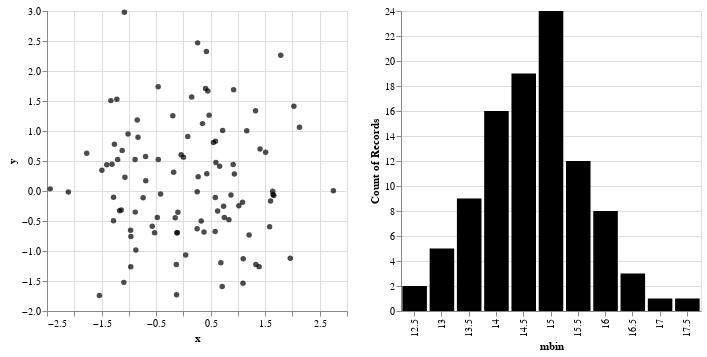

Write notebook code for a chart like this one.
### Code cell
import altair as alt
import pandas as pd
import numpy as np

x = np.random.normal(size=100)
y = np.random.normal(size=100)

m = np.random.normal(15, 1, size=100)

source = pd.DataFrame({"x": x, "y":y, "m":m})

# interval selection in the scatter plot
pts = alt.selection(type="interval", encodings=["x"])

# left panel: scatter plot
points = alt.Chart().mark_point(filled=True, color="black").encode(
    x='x',
    y='y'
).transform_filter(
    pts
).properties(
    width=300,
    height=300
)

# right panel: histogram
mag = alt.Chart().mark_bar().encode(
    x='mbin:N',
    y="count()",
    color=alt.condition(pts, alt.value("black"), alt.value("lightgray"))
).properties(
    width=300,
    height=300
).add_selection(pts)

# build the chart:
alt.hconcat(
    points,
    mag,
    data=source
).transform_bin(
    "mbin",
    field="m",
    bin=alt.Bin(maxbins=20)
)

### Figure 1 — Vega-Lite specification as saved in the notebook (floating-point values rounded to 4 significant figures)
{"$schema": "https://vega.github.io/schema/vega-lite/v3.4.0.json", "config": {"mark": {"tooltip": null}, "view": {"height": 300, "width": 400}}, "data": {"name": "data-bfe12b27974c7e922b3491707fa15c00"}, "datasets": {"data-bfe12b27974c7e922b3491707fa15c00": [{"m": 15.12, "x": -1.014, "y": 0.9513}, {"m": 14.64, "x": 0.4727, "y": 1.265}, {"m": 14.5, "x": 0.6279, "y": -0.3326}, {"m": 16.03, "x": -0.9674, "y": -0.6529}, {"m": 13.7, "x": -1.329, "y": 1.506}, {"m": 15.97, "x": 1.162, "y": 1.004}, {"m": 14.39, "x": -1.404, "y": 0.4364}, {"m": 15.78, "x": -0.1245, "y": -1.729}, {"m": 16.18, "x": -1.139, "y": -0.3165}, {"m": 15.4, "x": 1.643, "y": -0.05987}, {"m": 15.34, "x": -0.6892, "y": 0.1703}, {"m": 14.72, "x": 0.9133, "y": 0.4433}, {"m": 14.06, "x": -1.204, "y": 0.5257}, {"m": 17.92, "x": 1.097, "y": -1.128}, {"m": 15.46, "x": -1.071, "y": 0.2294}, {"m": 14.03, "x": 0.6653, "y": 0.4126}, {"m": 15.95, "x": 1.406, "y": 0.6982}, {"m": 14.68, "x": 0.08088, "y": 0.9097}, {"m": 15.59, "x": -1.281, "y": -0.497}, {"m": 14.28, "x": 0.3272, "y": -0.5008}, {"m": 14.85, "x": 1.389, "y": -1.26}, {"m": 14.74, "x": 0.3504, "y": 1.123}, {"m": 16.92, "x": -0.1287, "y": -1.224}, {"m": 14.66, "x": 0.5886, "y": 0.8287}, {"m": 13.89, "x": 0.2712, "y": 0.2362}, {"m": 16.22, "x": 0.7512, "y": -0.4435}, {"m": 15.0, "x": -0.4176, "y": -0.04937}, {"m": 15.05, "x": -0.8826, "y": -0.3519}, {"m": 15.46, "x": 1.658, "y": -0.0755}, {"m": 13.89, "x": 1.085, "y": -0.186}, {"m": 13.66, "x": 2.751, "y": 0.00603}, {"m": 15.84, "x": 1.581, "y": -0.5952}, {"m": 14.84, "x": -1.122, "y": 0.6733}, {"m": 16.63, "x": 0.4225, "y": 2.324}, {"m": 16.91, "x": 0.5502, "y": 0.8074}, {"m": 14.43, "x": 0.4298, "y": 0.2871}, {"m": 16.07, "x": -0.1499, "y": -0.446}, {"m": 13.77, "x": -1.539, "y": -1.743}, {"m": 14.42, "x": -2.108, "y": -0.01811}, {"m": 14.43, "x": 1.598, "y": -0.1653}, {"m": 16.15, "x": -0.885, "y": 0.5233}, {"m": 16.06, "x": 0.2522, "y": -0.6309}, {"m": 15.44, "x": 1.96, "y": -1.12}, {"m": 14.37, "x": -1.219, "y": 1.528}, {"m": 15.47, "x": -0.1184, "y": -0.7001}, {"m": 12.83, "x": 1.323, "y": 1.339}, {"m": 15.03, "x": -1.493, "y": 0.347}, {"m": 13.32, "x": -0.5703, "y": -0.5875}, {"m": 14.84, "x": -1.279, "y": -0.1053}, {"m": 15.25, "x": 1.205, "y": -0.7322}, {"m": 15.42, "x": 0.8729, "y": -0.06497}, {"m": 15.1, "x": 0.407, "y": 1.71}, {"m": 15.39, "x": -0.4592, "y": 0.5256}, {"m": 14.94, "x": 0.2617, "y": 2.469}, {"m": 15.38, "x": -0.04136, "y": 0.6041}, {"m": 15.19, "x": 0.4489, "y": 1.667}, {"m": 14.53, "x": 0.5831, "y": -0.6754}, {"m": 15.09, "x": -1.308, "y": 0.4458}, {"m": 14.95, "x": -0.193, "y": 1.254}, {"m": 12.78, "x": 1.093, "y": -1.535}, {"m": 15.88, "x": -0.738, "y": -0.1128}, {"m": 15.45, "x": 0.04262, "y": -1.069}, {"m": 15.92, "x": -1.092, "y": -1.523}, {"m": 14.96, "x": -0.5275, "y": -0.6972}, {"m": 15.55, "x": -1.081, "y": 2.981}, {"m": 15.86, "x": -0.09973, "y": -0.3533}, {"m": 14.54, "x": -0.8316, "y": 0.8951}, {"m": 15.3, "x": 0.3788, "y": -0.684}, {"m": 15.89, "x": -0.8462, "y": 1.182}, {"m": 14.99, "x": -1.264, "y": 0.7781}, {"m": 15.88, "x": -0.4616, "y": 1.737}, {"m": 13.72, "x": 0.2541, "y": -0.01312}, {"m": 16.02, "x": -2.441, "y": 0.03546}, {"m": 14.55, "x": 1.785, "y": 2.263}, {"m": 15.41, "x": 0.6874, "y": -1.198}, {"m": 15.84, "x": -1.17, "y": -0.3291}, {"m": 14.04, "x": -0.4772, "y": -0.4434}, {"m": 13.29, "x": 1.508, "y": 0.6463}, {"m": 14.45, "x": -0.1113, "y": -0.692}, {"m": 15.17, "x": 0.7375, "y": -0.256}, {"m": 14.34, "x": 0.5858, "y": -0.1096}, {"m": 14.11, "x": 1.33, "y": -1.225}, {"m": 13.4, "x": 2.026, "y": 1.414}, {"m": 13.81, "x": -0.178, "y": 0.3143}, {"m": 14.13, "x": -0.9639, "y": -1.264}, {"m": 15.36, "x": -1.772, "y": 0.631}, {"m": 14.38, "x": 0.00223, "y": 0.5644}, {"m": 15.31, "x": -0.6928, "y": 0.5731}, {"m": 14.92, "x": 1.637, "y": -0.005939}, {"m": 13.38, "x": 0.8354, "y": -0.4772}, {"m": 13.76, "x": 0.5969, "y": 0.4761}, {"m": 15.14, "x": 0.9212, "y": 1.689}, {"m": 14.57, "x": 0.7117, "y": -1.59}, {"m": 14.44, "x": 2.129, "y": 1.062}, {"m": 15.15, "x": -0.9613, "y": -0.7569}, {"m": 13.43, "x": 0.1525, "y": 1.568}, {"m": 14.06, "x": -0.8708, "y": -0.9828}, {"m": 17.34, "x": 0.9349, "y": 0.2823}, {"m": 16.38, "x": 0.72, "y": 1.01}, {"m": 13.64, "x": 1.018, "y": -0.2466}]}, "hconcat": [{"encoding": {"x": {"field": "x", "type": "quantitative"}, "y": {"field": "y", "type": "quantitative"}}, "height": 300, "mark": {"color": "black", "filled": true, "type": "point"}, "transform": [{"filter": {"selection": "selector006"}}], "width": 300}, {"encoding": {"color": {"condition": {"selection": "selector006", "value": "black"}, "value": "lightgray"}, "x": {"field": "mbin", "type": "nominal"}, "y": {"aggregate": "count", "type": "quantitative"}}, "height": 300, "mark": "bar", "selection": {"selector006": {"encodings": ["x"], "type": "interval"}}, "width": 300}], "transform": [{"as": "mbin", "bin": {"maxbins": 20}, "field": "m"}]}
